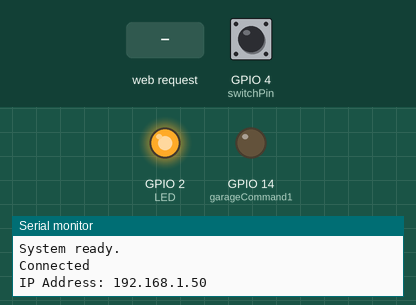
Simulated run of this sketch. Board: ESP8266 (NodeMCU). Parts: output pins drawn as LEDs (lit = HIGH), the last lines printed to the serial monitor. The inputs (shaded band) are chosen by the test bench; at power-on: GPIO 4 (switchPin) LOW. WiFi joins after 1.5 s; servers stay silent unless stated.

Above: at 2.7 s.
2.8 s: HTTP request GET /garage/1/toggle/oGXabhvW6k received
At 2.9 s:
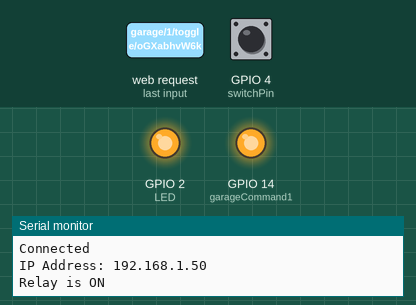
4.5 s: GPIO 4 (switchPin) pulled HIGH for 0.15 s
At 5.6 s:
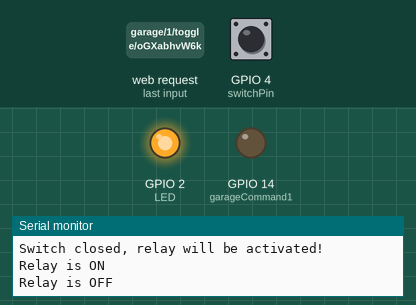
Timing chart, 0 to 7.5 s (numbered marks = the images above; inputs shaded):
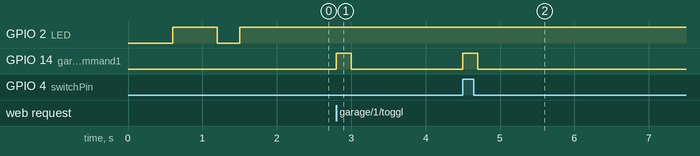

The sketch:

final_version.ino
```cpp
#include <ESP8266WiFi.h>
#include <WiFiClient.h>
#include <ESP8266WebServer.h>
#include <WiFiManager.h> // https://github.com/tzapu/WiFiManager

//for LED status
#include <Ticker.h>
Ticker ticker;

ESP8266WebServer server(80);

#ifndef LED_BUILTIN
#define LED_BUILTIN 13 // ESP32 DOES NOT DEFINE LED_BUILTIN
#endif

int LED = LED_BUILTIN;
void tick() {
  //toggle state
  digitalWrite(LED, !digitalRead(LED));     // set pin to the opposite state
}


// Define the relay pin
#define garageCommand1 14 // D5
#define garageSensor1 12 // D6
#define switchPin 4       // D2 (to be connected to the ground)

// State variables
bool relayActive = false;            // Indicates whether the relay is currently active
unsigned long relayStartTime = 0;    // Records the time when the relay was activated
const unsigned long relayDuration = 200;      // Duration to keep the relay ON (in ms)

bool switchPreviouslyClosed = false; // Tracks the previous state of the switch
unsigned long lastSwitchTime = 0;    // Time when the switch was last checked
const unsigned long switchThreshold = 2000;    // Time threshold between two switch checks (in ms)


//gets called when WiFiManager enters configuration mode
void configModeCallback (WiFiManager *myWiFiManager) {
  //Serial.println("Entered config mode");
  //Serial.println(WiFi.softAPIP());
  //if you used auto generated SSID, print it
  //Serial.println(myWiFiManager->getConfigPortalSSID());
  //entered config mode, make led toggle faster
  ticker.attach(0.2, tick);
}
void openDoor() {
  // Open the relay (set HIGH to activate)
  digitalWrite(garageCommand1, HIGH);
  relayActive = true;                     // Mark the relay as active
  relayStartTime = millis();              // Record the activation time
  Serial.println("Relay is ON");
}

void setup() {
  pinMode(LED, OUTPUT);                   // Set led pin as output
  pinMode(switchPin, INPUT);       // Configure switch pin with pull-down
  pinMode(garageSensor1, INPUT_PULLUP);   // Configure switch pin with pull-up
  pinMode(garageCommand1, OUTPUT);        // Set the relay pin as output
  digitalWrite(garageCommand1, LOW);      // Ensure the relay is initially off

  Serial.begin(115200);
  Serial.println("System ready.");

  WiFi.mode(WIFI_STA); // explicitly set mode, esp defaults to STA+AP
  WiFi.setSleepMode(WIFI_NONE_SLEEP);

  // start ticker with 0.5 because we start in AP mode and try to connect
  ticker.attach(0.6, tick);

  //WiFiManager
  //Local intialization. Once its business is done, there is no need to keep it around
  WiFiManager wm;
  wm.setConfigPortalTimeout(180);
  //reset settings - for testing
  //wm.resetSettings();

  //set callback that gets called when connecting to previous WiFi fails, and enters Access Point mode
  wm.setAPCallback(configModeCallback);

  //fetches ssid and pass and tries to connect
  //if it does not connect it starts an access point with the specified name
  //here  "AutoConnectAP"
  //and goes into a blocking loop awaiting configuration
  if (!wm.autoConnect()) {
    //Serial.println("failed to connect and hit timeout");
    //reset and try again, or maybe put it to deep sleep
    ESP.restart();
    delay(1000);
  }


  Serial.println("Connected");
  ticker.detach();
  digitalWrite(LED, HIGH);
  Serial.print("IP Address: ");
  Serial.println(WiFi.localIP()); // Print the IP address

  server.on("/garage/1/toggle/oGXabhvW6k", [](){
    server.send(200, "application/json", "{\"toggling\":true}");
    openDoor();
  });

  server.on("/garage/1/status/oGXabhvW6k", [](){
    if (digitalRead(garageSensor1) == HIGH) {
      server.send(200, "application/json", "{\"closed\":false}");
    } else {
      server.send(200, "application/json", "{\"closed\":true}");
    }
  });
  server.begin();
}


void loop() {
  // Read the current state of the switch

  unsigned long currentTime = millis();

  int switchState = digitalRead(switchPin);

  // Check if the switch is closed and respect the time threshold
  if (currentTime - lastSwitchTime >= switchThreshold) {
    if (switchState == HIGH && !switchPreviouslyClosed) {
      Serial.println("Switch closed, relay will be activated!");
      openDoor();
      lastSwitchTime = currentTime;  // Update the last switch time
    }
    switchPreviouslyClosed = true; // Update the switch state
  }

  // Check if the switch is released (HIGH)
  if (switchState == LOW && switchPreviouslyClosed) {
    switchPreviouslyClosed = false; // Reset the switch state
  }

  // Handle the relay deactivation after the specified duration
  if (relayActive && currentTime - relayStartTime >= relayDuration) {
    digitalWrite(garageCommand1, LOW); // Turn off the relay
    relayActive = false;              // Mark the relay as inactive
    Serial.println("Relay is OFF");
  }
  server.handleClient();
}
```

Measured:
- after the input at 2.8 s, GPIO 14 (garageCommand1): LOW → HIGH at once, → LOW 0.20 s later
- after the input at 4.5 s, GPIO 14 (garageCommand1): LOW → HIGH at once, → LOW 0.20 s later
